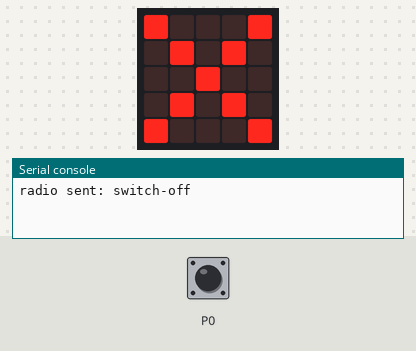
A program run on a simulated BBC micro:bit running MicroPython. Shown: the board's 5×5 LED display, the last lines printed to the serial console. The test bench sets the inputs (shaded band). No radio messages arrive unless stated (any console line starting 'radio sent:' is added by the test bench).

Above: at 1.2 s.
1.3 s: touch pin P0 pressed for 0.15 s
At 1.37 s:
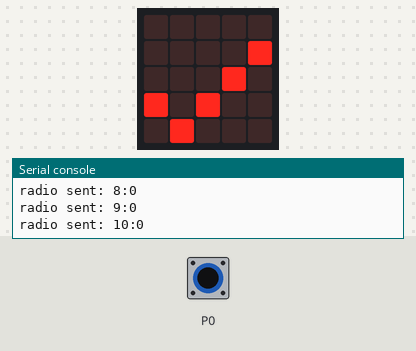
2.9 s: touch pin P0 pressed for 3.2 s
Timing chart, 0 to 5.9 s (numbered marks = the images above; inputs shaded):
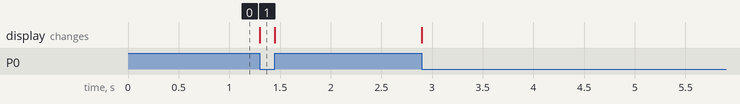

Measured:
- after the input at 1.3 s, the display: changes at once (image 1)

The program:

switch.py
```python
import random
from microbit import *
import radio

scores = [(0, i) for i in range(11)]

radio.on()
radio.config(group=255)

sent = False
switch_state = pin0.is_touched()

while True:
  message = radio.receive()
  if message:
    try:
      team, score = map(int, message.split(':'))
      scores[team] = (score, team)
    except ValueError:
      pass

  switch = pin0.is_touched()
  if switch != switch_state:
    switch_state = switch
    sent = False

  if switch_state:
    display.show(Image.YES)

    if not sent:
      radio.send('switch-on')
      score_strings = [str(team)+':'+str(score) for score, team in scores]
      for score_string in score_strings:
        radio.send(score_string)
      sent = True

  else:
    display.show(Image.NO)

    if not sent:
      radio.send('switch-off')
      sent = True
```
